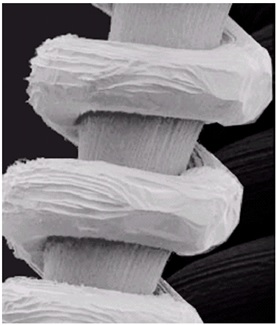
#> input picture assignment2/assignment2_image1.jpg, 276 x 325 px, found by its file name
$ python 3.py
#> lines starting #> are read from the running program, lines starting #| are printed output that depends on the picture


import numpy as np
import matplotlib.pyplot as plt
import cv2 as cv

image = cv.imread("assignment2_image1.jpg", cv.IMREAD_GRAYSCALE)  # Read as grayscale
#> image: shape (325, 276); min 0, max 255, mean 128.5
image = np.array([[]])
width, height = image.shape
n = width * height

"""
image.flatten() returns 1 array dimension of image
bins is interval that we seperate to count group of values
ex. bins = 8 -> [frequency of 0-7], [frequency of 8-15], [frequency of 16-23],...
in this case we want to count every value that appear in image
so we set bins = 256 to count every value one by one
range = considering data, ignore if not in range
"""
# Calculate the histogram of the image
hist, bins = np.histogram(image.flatten(), bins=256, range=(0, 256))

# downscale with its size to caculate CDF
hist_downscaled = hist / n

# Display histogram
plt.figure(figsize=(8, 6))
plt.title('Histogram of Original')
plt.xlabel('Pixel Value')
plt.ylabel('Frequency')
plt.xlim([0, 256])
plt.bar(np.arange(256), hist_downscaled, color='gray')
plt.show()
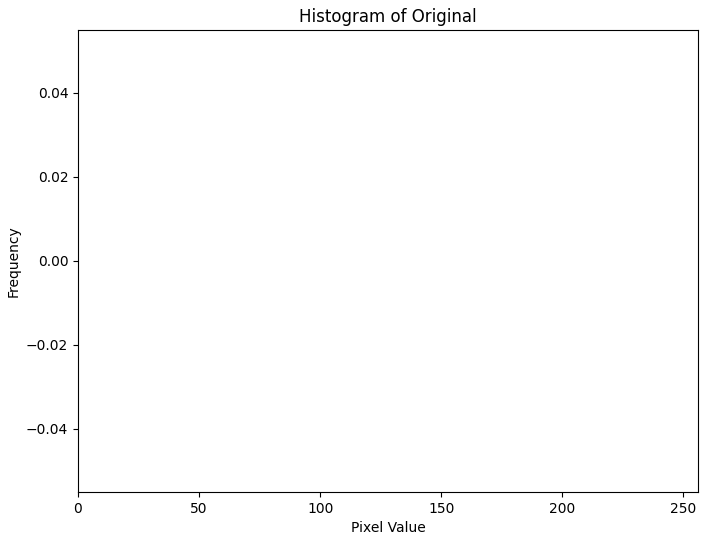
#> figure drawn by matplotlib, 1 panel

# Calculate the cumulative distribution function (CDF) of the histogram
cdf = hist_downscaled.cumsum()

# upscale back to replace original image
cdf_upscaled = cdf * 256

"""
Apply histogram equalization to the image using the lookup table (its numpy function and can't do with normal array)
it will map each value pixel with value in cdf
ex. pixel of image with value = 252 will be mapped with value of index at 252 in cdf
"""

'''
More example :

a = np.array([0,3,2,6,42,7])
b= np.array([[5,5,5,5,5],[1,1,1,1,1]])

print(a[b]) -> [[7 7 7 7 7], [3 3 3 3 3]]
'''

# equivalent with "equalized_image = cdf[image]"
#> (the run stopped early here; a loop or call above may not have finished)
